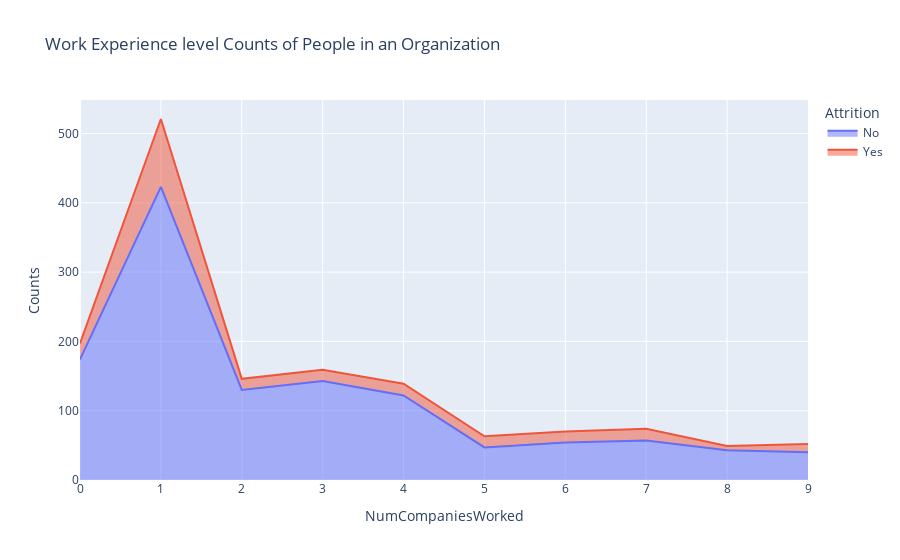

This figure's notebook cell:
### Markdown cell above
#### How does work experience affect attrition?

### Code cell
ncwrd_att=data.groupby(['NumCompaniesWorked','Attrition']).apply(lambda x:x['DailyRate'].count()).reset_index(name='Counts')
px.area(ncwrd_att,x='NumCompaniesWorked',y='Counts',color='Attrition',title='Work Experience level Counts of People in an Organization')

### Figure 1 — Plotly figure (JSON) as saved in the notebook; plotly's stock layout.template omitted (floating-point values rounded to 4 significant figures)
{"data": [{"fillpattern": {"shape": ""}, "hovertemplate": "Attrition=No<br>NumCompaniesWorked=%{x}<br>Counts=%{y}<extra></extra>", "legendgroup": "No", "line": {"color": "#636efa"}, "marker": {"symbol": "circle"}, "mode": "lines", "name": "No", "orientation": "v", "showlegend": true, "stackgroup": "1", "type": "scatter", "x": [0, 1, 2, 3, 4, 5, 6, 7, 8, 9], "xaxis": "x", "y": [174, 423, 130, 143, 122, 47, 54, 57, 43, 40], "yaxis": "y"}, {"fillpattern": {"shape": ""}, "hovertemplate": "Attrition=Yes<br>NumCompaniesWorked=%{x}<br>Counts=%{y}<extra></extra>", "legendgroup": "Yes", "line": {"color": "#EF553B"}, "marker": {"symbol": "circle"}, "mode": "lines", "name": "Yes", "orientation": "v", "showlegend": true, "stackgroup": "1", "type": "scatter", "x": [0, 1, 2, 3, 4, 5, 6, 7, 8, 9], "xaxis": "x", "y": [23, 98, 16, 16, 17, 16, 16, 17, 6, 12], "yaxis": "y"}], "layout": {"legend": {"title": {"text": "Attrition"}, "tracegroupgap": 0}, "title": {"text": "Work Experience level Counts of People in an Organization"}, "xaxis": {"anchor": "y", "domain": [0, 1], "title": {"text": "NumCompaniesWorked"}}, "yaxis": {"anchor": "x", "domain": [0, 1], "title": {"text": "Counts"}}}}
